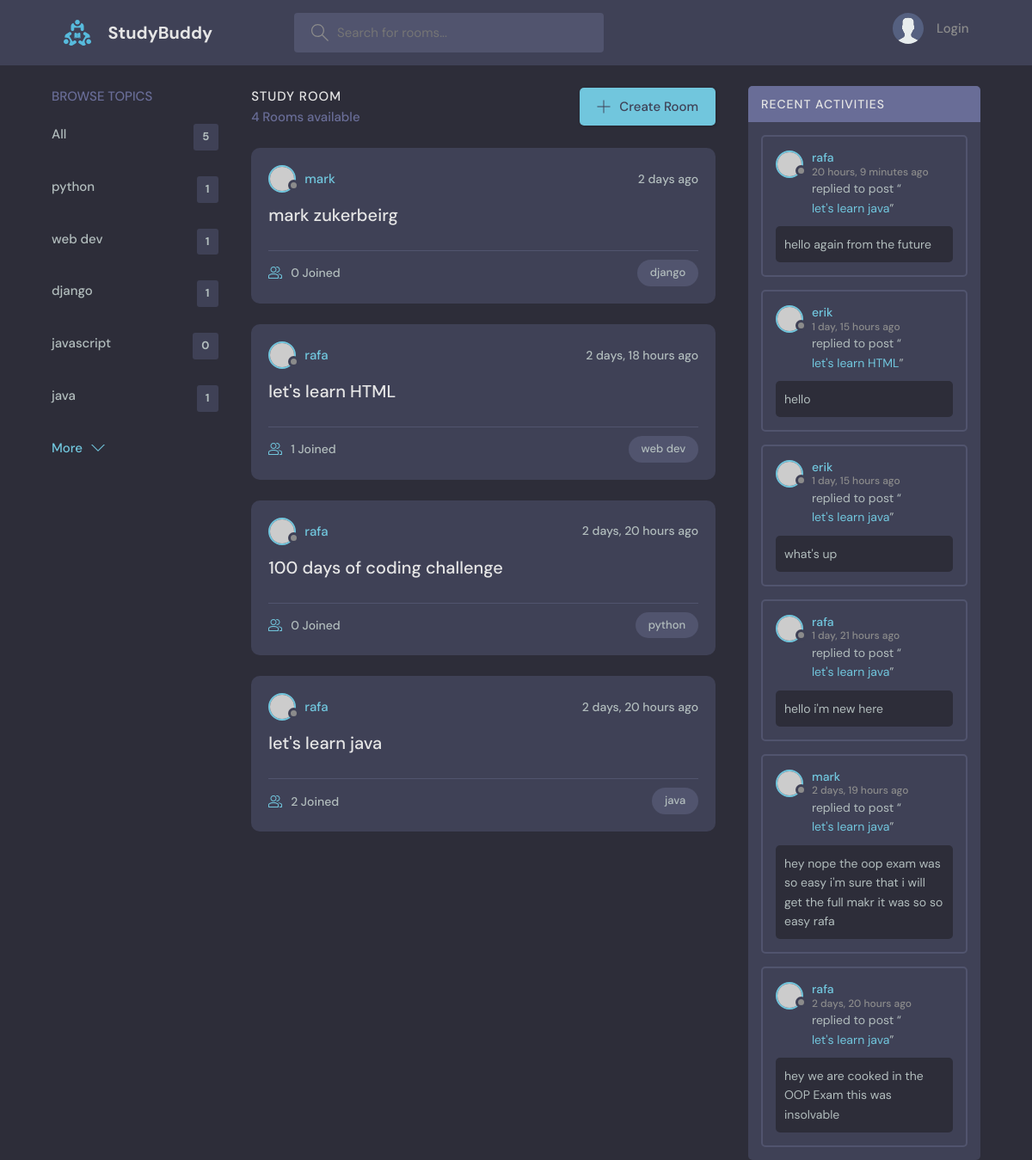
/, run on an earlier commit of the app's database.
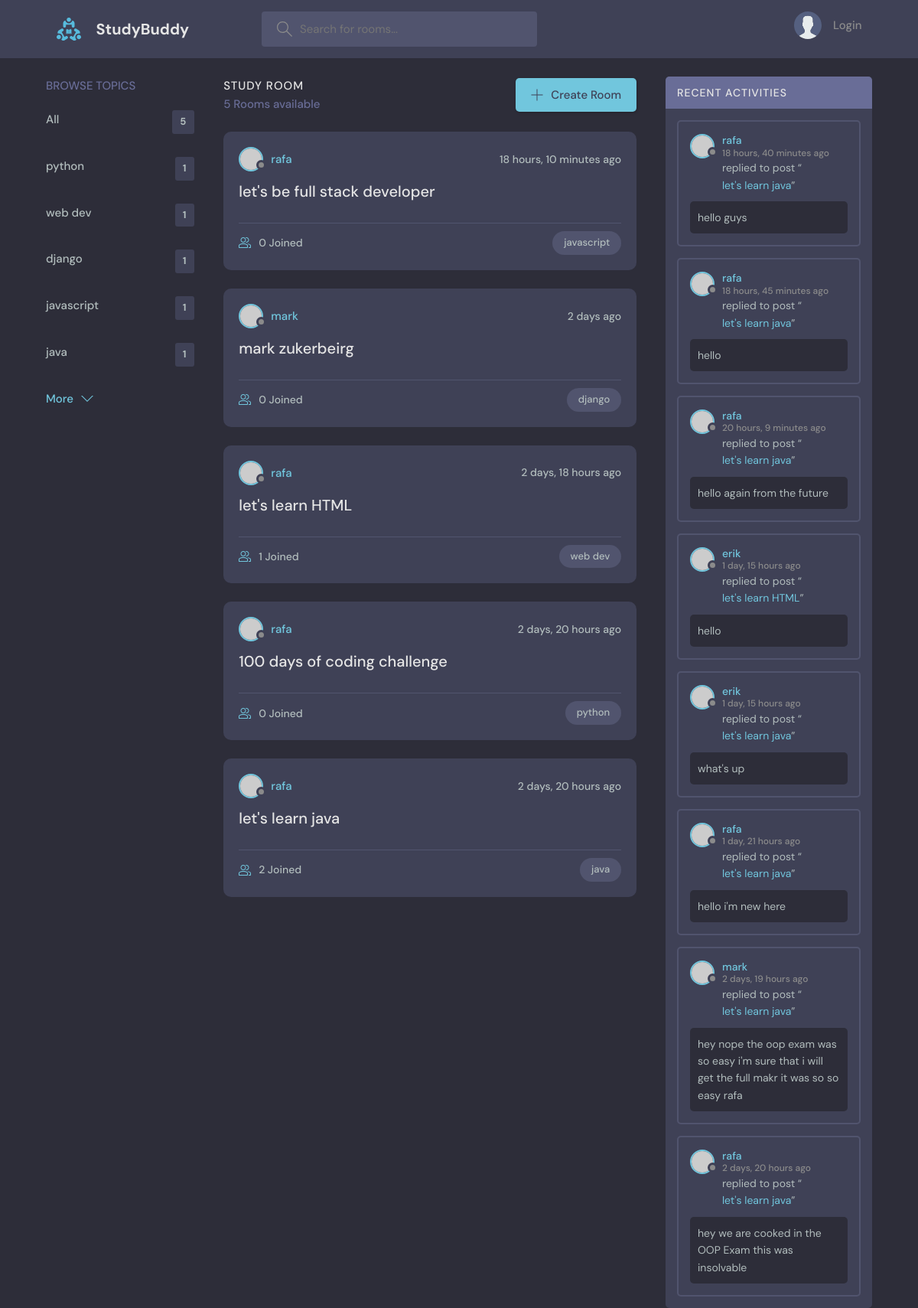
And on a later commit of the database.
### base/models.py (models this page shows, shortened)
class Topic(models.Model):
    name=models.CharField(max_length=200)

class Room(models.Model):
    host=models.ForeignKey(User,on_delete=models.SET_NULL,null=True)
    name=models.CharField(max_length=200)
    topic=models.ForeignKey(Topic,on_delete=models.SET_NULL,null=True)
    participants=models.ManyToManyField(User,related_name='participants',blank=True)
    description=models.TextField(null=True,blank=True)
    updated=models.DateTimeField(auto_now=True)
    created=models.DateTimeField(auto_now_add=True)
    class Meta:
        ordering=['-updated','-created']

class Message(models.Model):
    room=models.ForeignKey(Room,on_delete=models.CASCADE)
    body=models.TextField()
    user=models.ForeignKey(User,on_delete=models.CASCADE)
    updated=models.DateTimeField(auto_now=True)
    created=models.DateTimeField(auto_now_add=True)

### base/views.py (the view)
# urls.py: path('',views.home,name='home'),
def home(request):
    q=request.GET.get('q') if request.GET.get('q') !=None else ''
    rooms=Room.objects.filter(Q(topic__name__icontains=q) |Q(name__icontains=q)|Q(description__icontains=q))
    topics=Topic.objects.all()
    room_messages=Message.objects.all().order_by('-created').filter(Q(room__topic__name__icontains=q))
    room_count=rooms.count()
    context={'rooms':rooms,'topics':topics,'room_count':room_count,'room_messages':room_messages}
    return render(request,'base/home.html',context);

### base/templates/base/home.html (shortened to what this page needs)
{% extends "main.html" %}
   {% block content %}
    <main class="layout layout--3">
      <div class="container">
        {%include 'base/topics_component.html'%}
        <div class="roomList">
          <div class="roomList__header">
            <div>
              <h2>Study Room</h2>
              <p>{{room_count}} Rooms available</p>
            </div>
        <a class="btn btn--main" href="{% url 'create-room' %}">
              <svg version="1.1" xmlns="http://www.w3.org/2000/svg" width="32" height="32" viewBox="0 0 32 32">
                <title>add</title>
                <path
                  d="M16.943 0.943h-1.885v14.115h-14.115v1.885h14.115v14.115h1.885v-14.115h14.115v-1.885h-14.115v-14.115z"
                ></path>
              </svg>
              Create Room
            </a>
          </div>
          {%include 'base/feed_component.html'%}
        </div>
        <div class="activities">
          <div class="activities__header">
            <h2>Recent Activities</h2>
          </div>
          {%include 'base/activity_component.html'%}
        </div>
      </div>
    </main>
{% endblock content %}

### base/templates/base/topics_component.html
<div class="topics">
          <div class="topics__header">
            <h2>Browse Topics</h2>
          </div>
          <ul class="topics__list">
            <li><a href="{% url 'home' %}">All <span>{{topics.count}}</span></a> </li>
        {% for topic in topics%}
        <li>
            <a href="{% url 'home' %}?q={{topic.name}}">{{topic.name}} <span>{{topic.room_set.all.count}}</span></a>
        </li>
        {% endfor%}
          </ul>
          <a class="btn btn--link" href="topics.html">
            More
            <svg version="1.1" xmlns="http://www.w3.org/2000/svg" width="32" height="32" viewBox="0 0 32 32">
              <title>chevron-down</title>
              <path d="M16 21l-13-13h-3l16 16 16-16h-3l-13 13z"></path>
            </svg>
          </a>
        </div>

### base/templates/base/feed_component.html (shortened to what this page needs)
{% for room in rooms %}
 <div class="roomListRoom">
            <div class="roomListRoom__header">
              <a href="{%url 'userprofile' room.host.id %}" class="roomListRoom__author">
                <div class="avatar avatar--small">
                  <img src="https://randomuser.me/api/portraits/men/11.jpg" />
                </div>
                <span>{{room.host.username}}</span>
              </a>
              <div class="roomListRoom__actions">
                <span>{{room.created|timesince}} ago</span>
              </div>
            </div>
            <div class="roomListRoom__content">
              <a href="{%url 'room' room.id %}">{{ room.name }}</a>
            </div>
            <div class="roomListRoom__meta">
              <a href="{%url 'room' room.id %}" class="roomListRoom__joined">
                {{room.participants.all.count}} Joined
              </a>
              <p class="roomListRoom__topic">{{room.topic.name}}</p>
            </div>
          </div>
            {% endfor %}

### base/templates/base/activity_component.html (shortened to what this page needs)
{%for message in room_messages%}
<div class="activities__box">
            <div class="activities__boxHeader roomListRoom__header">
              <a href="{%url 'userprofile' message.user.id %}" class="roomListRoom__author">
                <div class="avatar avatar--small">
                  <img src="https://randomuser.me/api/portraits/men/11.jpg" />
                </div>
                <p>
                  {{message.user.username}}
                 <span>{{message.created|timesince}} ago</span>
                </p>
              </a>
            </div>
            <div class="activities__boxContent">
              <p>replied to post “<a href="{%url 'room' message.room.id %}">{{message.room.name}}</a>”</p>
              <div class="activities__boxRoomContent">
                {{message.body}}
              </div>
            </div>
          </div>
          {% endfor %}

What changed in the data, as far as the page shows it:
computed for Topic "javascript": room_set.all.count "0" → "1"
added Room: host.username "rafa", created "18 hours, 10 minutes", name "let's be full stack developer", participants.all.count "0", topic.name "javascript"
added Message: user.username "rafa", created "18 hours, 40 minutes", room.name "let's learn java", body "hello guys"
added Message: user.username "rafa", created "18 hours, 45 minutes", room.name "let's learn java", body "hello"
Also different on the page:
{{ room_count }}: "4" → "5"
